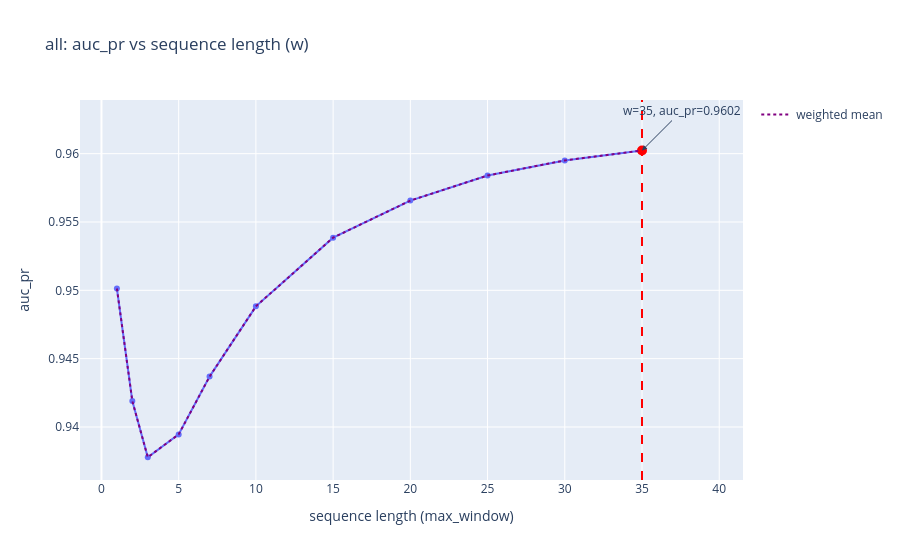
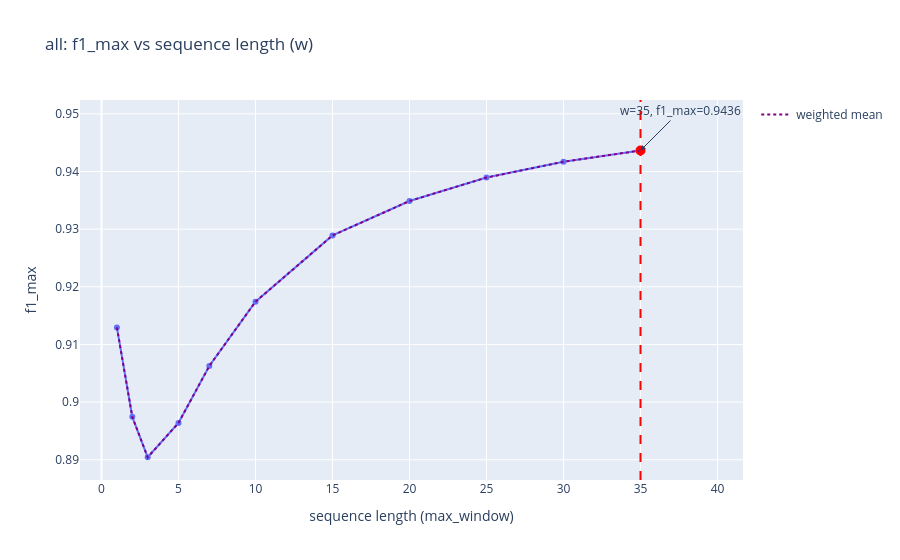
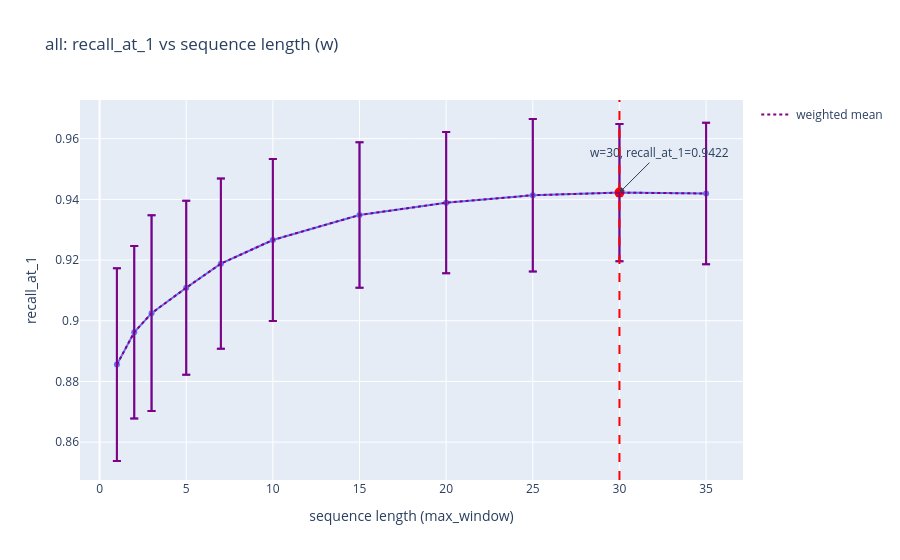
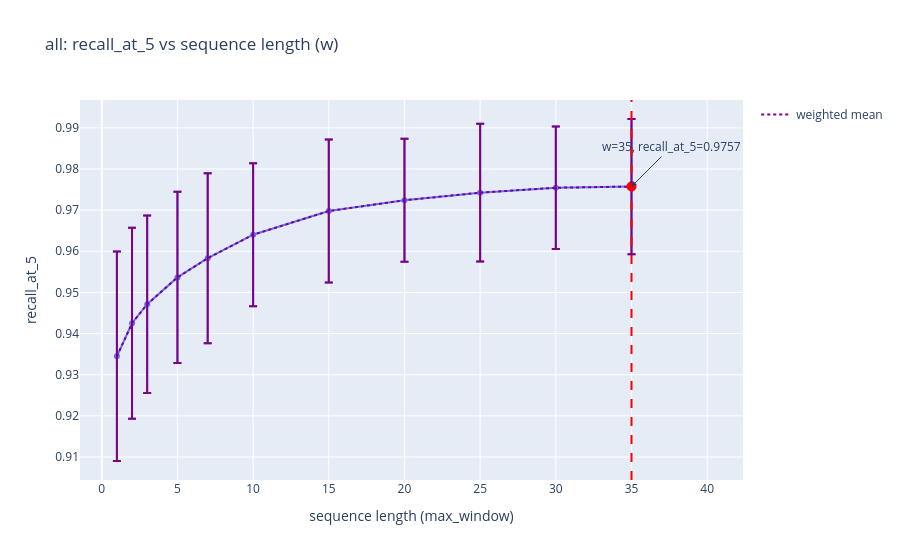

Here is the notebook cell these charts were saved with, in order:
### Markdown cell above
### Base MegaLoc Results

### Code cell
plot_metrics_vs_window_with_stats(result_df, result_df)

### Figure 1 — Plotly figure (JSON) as saved in the notebook; plotly's stock layout.template omitted (floating-point values rounded to 4 significant figures)
{"data": [{"hovertemplate": "w=%{x}<br>auc_pr=%{y}<extra></extra>", "legendgroup": "", "line": {"color": "#636efa", "dash": "solid"}, "marker": {"symbol": "circle"}, "mode": "lines+markers", "name": "", "orientation": "v", "showlegend": false, "type": "scatter", "x": [1, 2, 3, 5, 7, 10, 15, 20, 25, 30, 35], "xaxis": "x", "y": [0.9501, 0.9419, 0.9378, 0.9395, 0.9437, 0.9488, 0.9539, 0.9566, 0.9584, 0.9595, 0.9602], "yaxis": "y"}, {"marker": {"color": "red", "size": 10}, "mode": "markers", "name": "max", "showlegend": false, "type": "scatter", "x": [35], "y": [0.9602]}, {"line": {"color": "purple", "dash": "dot"}, "mode": "lines", "name": "weighted mean", "showlegend": true, "type": "scatter", "x": [1, 2, 3, 5, 7, 10, 15, 20, 25, 30, 35], "y": [0.9501, 0.9419, 0.9378, 0.9395, 0.9437, 0.9488, 0.9539, 0.9566, 0.9584, 0.9595, 0.9602]}], "layout": {"annotations": [{"arrowhead": 2, "ax": 40, "ay": -40, "showarrow": true, "text": "w=35, auc_pr=0.9602", "x": 35, "y": 0.9602}], "legend": {"tracegroupgap": 0}, "shapes": [{"line": {"color": "red", "dash": "dash"}, "type": "line", "x0": 35, "x1": 35, "xref": "x", "y0": 0, "y1": 1, "yref": "y domain"}], "title": {"text": "all: auc_pr vs sequence length (w)"}, "xaxis": {"anchor": "y", "domain": [0, 1], "title": {"text": "sequence length (max_window)"}}, "yaxis": {"anchor": "x", "domain": [0, 1], "title": {"text": "auc_pr"}}}}

### Figure 2 — Plotly figure (JSON) as saved in the notebook; plotly's stock layout.template omitted (floating-point values rounded to 4 significant figures)
{"data": [{"hovertemplate": "w=%{x}<br>f1_max=%{y}<extra></extra>", "legendgroup": "", "line": {"color": "#636efa", "dash": "solid"}, "marker": {"symbol": "circle"}, "mode": "lines+markers", "name": "", "orientation": "v", "showlegend": false, "type": "scatter", "x": [1, 2, 3, 5, 7, 10, 15, 20, 25, 30, 35], "xaxis": "x", "y": [0.913, 0.8974, 0.8904, 0.8964, 0.9063, 0.9174, 0.9289, 0.9349, 0.9389, 0.9417, 0.9436], "yaxis": "y"}, {"marker": {"color": "red", "size": 10}, "mode": "markers", "name": "max", "showlegend": false, "type": "scatter", "x": [35], "y": [0.9436]}, {"line": {"color": "purple", "dash": "dot"}, "mode": "lines", "name": "weighted mean", "showlegend": true, "type": "scatter", "x": [1, 2, 3, 5, 7, 10, 15, 20, 25, 30, 35], "y": [0.913, 0.8974, 0.8904, 0.8964, 0.9063, 0.9174, 0.9289, 0.9349, 0.9389, 0.9417, 0.9436]}], "layout": {"annotations": [{"arrowhead": 2, "ax": 40, "ay": -40, "showarrow": true, "text": "w=35, f1_max=0.9436", "x": 35, "y": 0.9436}], "legend": {"tracegroupgap": 0}, "shapes": [{"line": {"color": "red", "dash": "dash"}, "type": "line", "x0": 35, "x1": 35, "xref": "x", "y0": 0, "y1": 1, "yref": "y domain"}], "title": {"text": "all: f1_max vs sequence length (w)"}, "xaxis": {"anchor": "y", "domain": [0, 1], "title": {"text": "sequence length (max_window)"}}, "yaxis": {"anchor": "x", "domain": [0, 1], "title": {"text": "f1_max"}}}}

### Figure 3 — Plotly figure (JSON) as saved in the notebook; plotly's stock layout.template omitted (floating-point values rounded to 4 significant figures)
{"data": [{"error_y": {"array": [0.03177, 0.02839, 0.03224, 0.02866, 0.02805, 0.02669, 0.02396, 0.02328, 0.02512, 0.02261, 0.02333]}, "hovertemplate": "w=%{x}<br>recall_at_1=%{y}<extra></extra>", "legendgroup": "", "line": {"color": "#636efa", "dash": "solid"}, "marker": {"symbol": "circle"}, "mode": "lines+markers", "name": "", "orientation": "v", "showlegend": false, "type": "scatter", "x": [1, 2, 3, 5, 7, 10, 15, 20, 25, 30, 35], "xaxis": "x", "y": [0.8855, 0.8962, 0.9025, 0.9109, 0.9188, 0.9266, 0.9348, 0.9389, 0.9414, 0.9422, 0.9419], "yaxis": "y"}, {"marker": {"color": "red", "size": 10}, "mode": "markers", "name": "max", "showlegend": false, "type": "scatter", "x": [30], "y": [0.9422]}, {"error_y": {"array": [0.03177, 0.02839, 0.03224, 0.02866, 0.02805, 0.02669, 0.02396, 0.02328, 0.02512, 0.02261, 0.02333], "type": "data", "visible": true}, "line": {"color": "purple", "dash": "dot"}, "mode": "lines", "name": "weighted mean", "showlegend": true, "type": "scatter", "x": [1, 2, 3, 5, 7, 10, 15, 20, 25, 30, 35], "y": [0.8855, 0.8962, 0.9025, 0.9109, 0.9188, 0.9266, 0.9348, 0.9389, 0.9414, 0.9422, 0.9419]}], "layout": {"annotations": [{"arrowhead": 2, "ax": 40, "ay": -40, "showarrow": true, "text": "w=30, recall_at_1=0.9422", "x": 30, "y": 0.9422}], "legend": {"tracegroupgap": 0}, "shapes": [{"line": {"color": "red", "dash": "dash"}, "type": "line", "x0": 30, "x1": 30, "xref": "x", "y0": 0, "y1": 1, "yref": "y domain"}], "title": {"text": "all: recall_at_1 vs sequence length (w)"}, "xaxis": {"anchor": "y", "domain": [0, 1], "title": {"text": "sequence length (max_window)"}}, "yaxis": {"anchor": "x", "domain": [0, 1], "title": {"text": "recall_at_1"}}}}

### Figure 4 — Plotly figure (JSON) as saved in the notebook; plotly's stock layout.template omitted (floating-point values rounded to 4 significant figures)
{"data": [{"error_y": {"array": [0.02545, 0.0232, 0.02157, 0.02083, 0.02066, 0.01738, 0.01736, 0.01496, 0.01676, 0.0149, 0.01642]}, "hovertemplate": "w=%{x}<br>recall_at_5=%{y}<extra></extra>", "legendgroup": "", "line": {"color": "#636efa", "dash": "solid"}, "marker": {"symbol": "circle"}, "mode": "lines+markers", "name": "", "orientation": "v", "showlegend": false, "type": "scatter", "x": [1, 2, 3, 5, 7, 10, 15, 20, 25, 30, 35], "xaxis": "x", "y": [0.9345, 0.9425, 0.9471, 0.9536, 0.9583, 0.964, 0.9698, 0.9724, 0.9743, 0.9754, 0.9757], "yaxis": "y"}, {"marker": {"color": "red", "size": 10}, "mode": "markers", "name": "max", "showlegend": false, "type": "scatter", "x": [35], "y": [0.9757]}, {"error_y": {"array": [0.02545, 0.0232, 0.02157, 0.02083, 0.02066, 0.01738, 0.01736, 0.01496, 0.01676, 0.0149, 0.01642], "type": "data", "visible": true}, "line": {"color": "purple", "dash": "dot"}, "mode": "lines", "name": "weighted mean", "showlegend": true, "type": "scatter", "x": [1, 2, 3, 5, 7, 10, 15, 20, 25, 30, 35], "y": [0.9345, 0.9425, 0.9471, 0.9536, 0.9583, 0.964, 0.9698, 0.9724, 0.9743, 0.9754, 0.9757]}], "layout": {"annotations": [{"arrowhead": 2, "ax": 40, "ay": -40, "showarrow": true, "text": "w=35, recall_at_5=0.9757", "x": 35, "y": 0.9757}], "legend": {"tracegroupgap": 0}, "shapes": [{"line": {"color": "red", "dash": "dash"}, "type": "line", "x0": 35, "x1": 35, "xref": "x", "y0": 0, "y1": 1, "yref": "y domain"}], "title": {"text": "all: recall_at_5 vs sequence length (w)"}, "xaxis": {"anchor": "y", "domain": [0, 1], "title": {"text": "sequence length (max_window)"}}, "yaxis": {"anchor": "x", "domain": [0, 1], "title": {"text": "recall_at_5"}}}}
